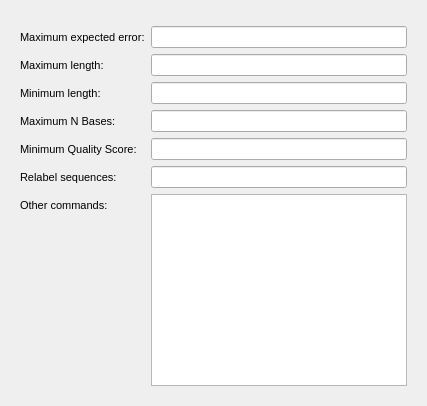
             <widget class="QWidget" name="tab_quality_filtering">
              <attribute name="title">
               <string>Quality Filtering</string>
              </attribute>
              <layout class="QVBoxLayout" name="verticalLayout_5">
               <item>
                <widget class="QFrame" name="frame_10">
                 <property name="sizePolicy">
                  <sizepolicy hsizetype="Preferred" vsizetype="Preferred">
                   <horstretch>0</horstretch>
                   <verstretch>0</verstretch>
                  </sizepolicy>
                 </property>
                 <property name="frameShape">
                  <enum>QFrame::NoFrame</enum>
                 </property>
                 <property name="frameShadow">
                  <enum>QFrame::Plain</enum>
                 </property>
                 <layout class="QFormLayout" name="formLayout_4">
                  <item row="0" column="1">
                   <widget class="QFrame" name="frame_11">
                    <property name="frameShape">
                     <enum>QFrame::NoFrame</enum>
                    </property>
                    <property name="frameShadow">
                     <enum>QFrame::Plain</enum>
                    </property>
                    <layout class="QHBoxLayout" name="horizontalLayout_12">
                     <property name="spacing">
                      <number>0</number>
                     </property>
                     <property name="leftMargin">
                      <number>0</number>
                     </property>
                     <property name="topMargin">
                      <number>0</number>
                     </property>
                     <property name="rightMargin">
                      <number>0</number>
                     </property>
                     <property name="bottomMargin">
                      <number>0</number>
                     </property>
                    </layout>
                   </widget>
                  </item>
                  <item row="1" column="0">
                   <widget class="QLabel" name="label_maxee">
                    <property name="font">
                     <font>
                      <pointsize>8</pointsize>
                     </font>
                    </property>
                    <property name="cursor">
                     <cursorShape>ArrowCursor</cursorShape>
                    </property>
                    <property name="toolTip">
                     <string>Discard sequences with expected error above specified value (from 0.0 to infinity)</string>
                    </property>
                    <property name="text">
                     <string>Maximum expected error:</string>
                    </property>
                   </widget>
                  </item>
                  <item row="1" column="1">
                   <widget class="QLineEdit" name="lineEdit_maxee_quality_filtering"/>
                  </item>
                  <item row="2" column="0">
                   <widget class="QLabel" name="label_max_length">
                    <property name="font">
                     <font>
                      <pointsize>8</pointsize>
                     </font>
                    </property>
                    <property name="toolTip">
                     <string>discard sequences with
more than the specified number of bases</string>
                    </property>
                    <property name="text">
                     <string>Maximum length:</string>
                    </property>
                   </widget>
                  </item>
                  <item row="2" column="1">
                   <widget class="QLineEdit" name="lineEdit_maxlength_quality_filtering"/>
                  </item>
                  <item row="3" column="0">
                   <widget class="QLabel" name="label_min_length">
                    <property name="font">
                     <font>
                      <pointsize>8</pointsize>
                     </font>
                    </property>
                    <property name="toolTip">
                     <string> discard input sequences
with less than the specified number of bases (default 1)</string>
                    </property>
                    <property name="text">
                     <string>Minimum length:</string>
                    </property>
                   </widget>
                  </item>
                  <item row="3" column="1">
                   <widget class="QLineEdit" name="lineEdit_minlength_quality_filtering"/>
                  </item>
                  <item row="4" column="0">
                   <widget class="QLabel" name="label_2">
                    <property name="font">
                     <font>
                      <pointsize>8</pointsize>
                     </font>
                    </property>
                    <property name="text">
                     <string>Maximum N Bases:</string>
                    </property>
                   </widget>
                  </item>
                  <item row="4" column="1">
                   <widget class="QLineEdit" name="lineEdit_max_N_base_quality_filtering"/>
                  </item>
                  <item row="5" column="0">
                   <widget class="QLabel" name="label_min_quality_score">
                    <property name="font">
                     <font>
                      <pointsize>8</pointsize>
                     </font>
                    </property>
                    <property name="text">
                     <string>Minimum Quality Score:</string>
                    </property>
                   </widget>
                  </item>
                  <item row="5" column="1">
                   <widget class="QLineEdit" name="lineEdit_min_quality_quality_filtering"/>
                  </item>
                  <item row="6" column="0">
                   <widget class="QLabel" name="label_relabel">
                    <property name="font">
                     <font>
                      <pointsize>8</pointsize>
                     </font>
                    </property>
                    <property name="toolTip">
                     <string>Relabel sequences using the prefix string</string>
                    </property>
                    <property name="text">
                     <string>Relabel sequences:</string>
                    </property>
                   </widget>
                  </item>
                  <item row="6" column="1">
                   <widget class="QLineEdit" name="lineEdit_relabel_quality_filtering"/>
                  </item>
                  <item row="7" column="0">
                   <widget class="QLabel" name="label_othercommand_3">
                    <property name="font">
                     <font>
                      <pointsize>8</pointsize>
                     </font>
                    </property>
                    <property name="toolTip">
                     <string>You can add additional parameters</string>
                    </property>
                    <property name="text">
                     <string>Other commands:</string>
                    </property>
                   </widget>
                  </item>
                  <item row="7" column="1">
                   <widget class="QTextEdit" name="textEdit_othercommand_quality_filtering">
                    <property name="sizePolicy">
                     <sizepolicy hsizetype="Expanding" vsizetype="Fixed">
                      <horstretch>0</horstretch>
                      <verstretch>0</verstretch>
                     </sizepolicy>
                    </property>
                   </widget>
                  </item>
                 </layout>
                </widget>
               </item>
              </layout>
             </widget>
